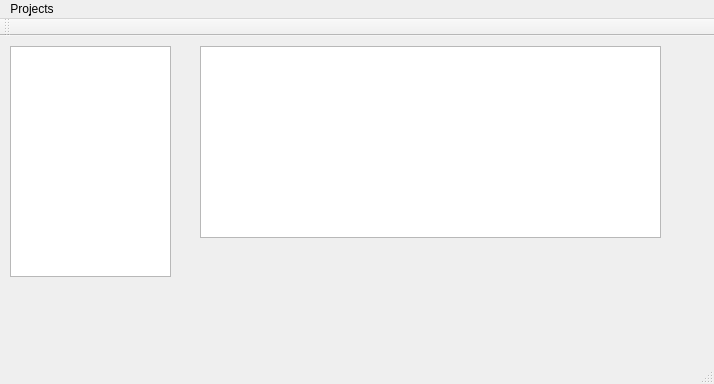
<?xml version="1.0" encoding="UTF-8"?>
<ui version="4.0">
 <class>MainWindow</class>
 <widget class="QMainWindow" name="MainWindow">
  <property name="geometry">
   <rect>
    <x>0</x>
    <y>0</y>
    <width>714</width>
    <height>384</height>
   </rect>
  </property>
  <property name="windowTitle">
   <string>MainWindow</string>
  </property>
  <widget class="QWidget" name="centralWidget">
   <widget class="QListWidget" name="projectsList">
    <property name="geometry">
     <rect>
      <x>10</x>
      <y>10</y>
      <width>161</width>
      <height>231</height>
     </rect>
    </property>
   </widget>
   <widget class="QTableWidget" name="tableWidget">
    <property name="geometry">
     <rect>
      <x>200</x>
      <y>10</y>
      <width>461</width>
      <height>192</height>
     </rect>
    </property>
   </widget>
  </widget>
  <widget class="QMenuBar" name="menuBar">
   <property name="geometry">
    <rect>
     <x>0</x>
     <y>0</y>
     <width>714</width>
     <height>25</height>
    </rect>
   </property>
   <widget class="QMenu" name="menuProjects">
    <property name="title">
     <string>Pro&amp;jects</string>
    </property>
    <addaction name="actionAdd_project"/>
   </widget>
   <addaction name="menuProjects"/>
  </widget>
  <widget class="QToolBar" name="mainToolBar">
   <attribute name="toolBarArea">
    <enum>TopToolBarArea</enum>
   </attribute>
   <attribute name="toolBarBreak">
    <bool>false</bool>
   </attribute>
  </widget>
  <widget class="QStatusBar" name="statusBar"/>
  <action name="actionAdd_project">
   <property name="text">
    <string>&amp;Add project</string>
   </property>
  </action>
 </widget>
 <layoutdefault spacing="6" margin="11"/>
 <resources/>
 <connections/>
</ui>
